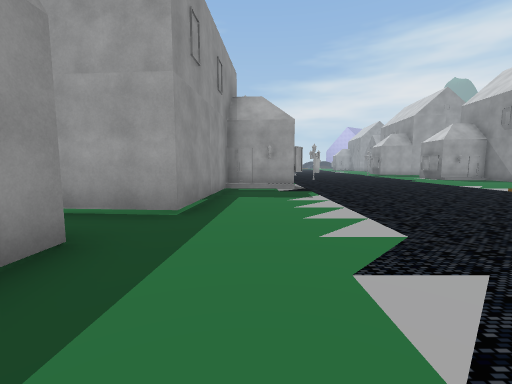
[1] (above)

23 first-person views from a walk through a Unity game level. The camera is 1.4 m above the floor, tilts 6° down and sees 90° across. The floor is counted in squares, 2 m on a side. Each view is taken from the middle of a square. On the plan, view 1 faces up. The plan holds only what a view shows up to about 9 squares ahead; the rest is blank. The place goes on beyond the plan. The player character is not drawn. Some surface patterns are stand-ins.

[2]
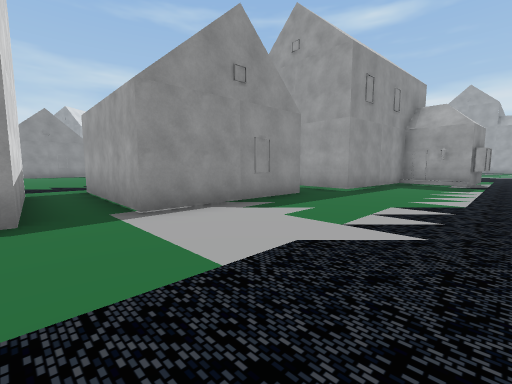

[3]
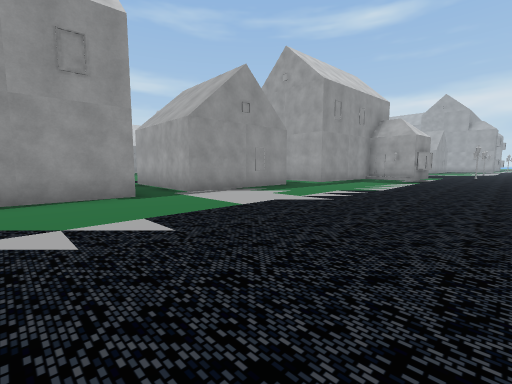

[4]
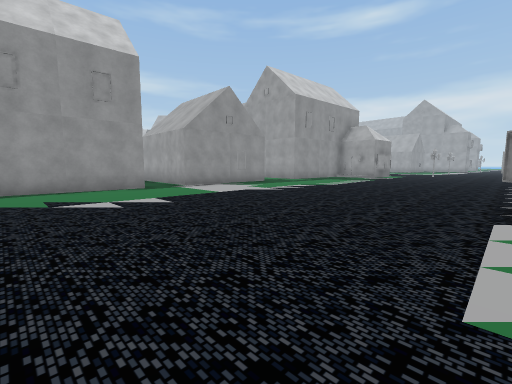

[5]
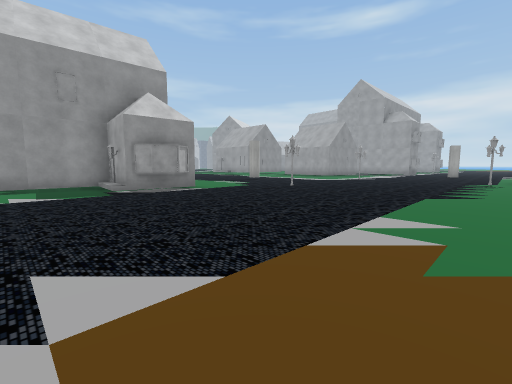

[6]
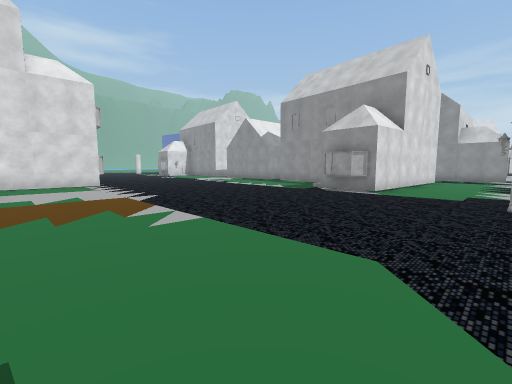

[7]
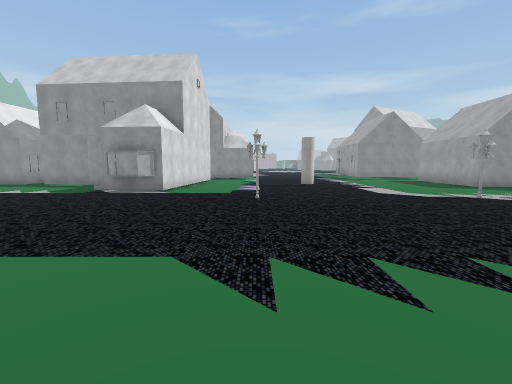

[8]
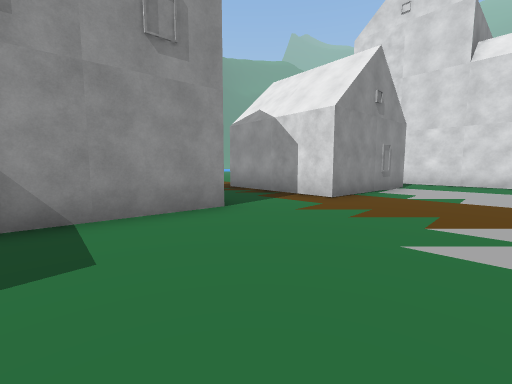

[9]
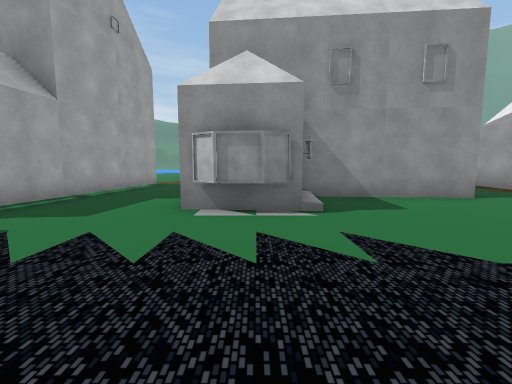

[10]
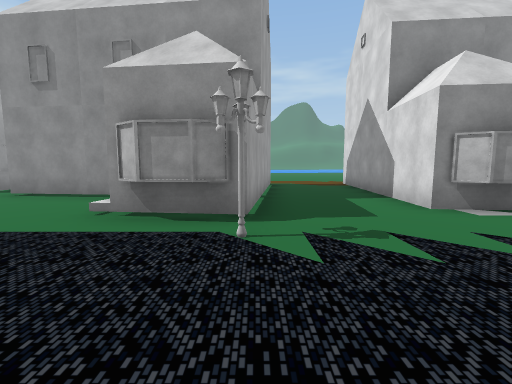

[11]
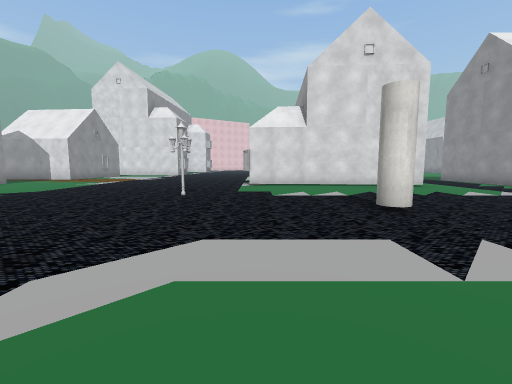

[12]
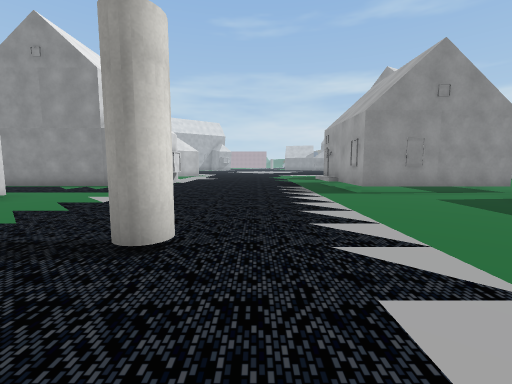

[13]
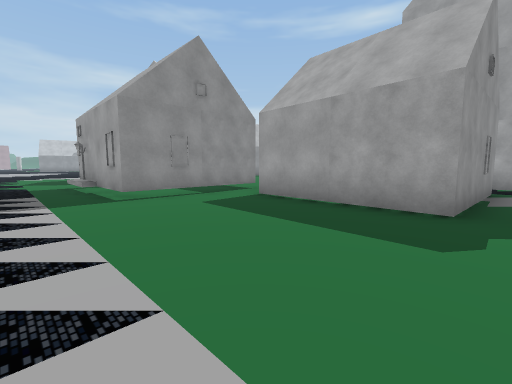

[14]
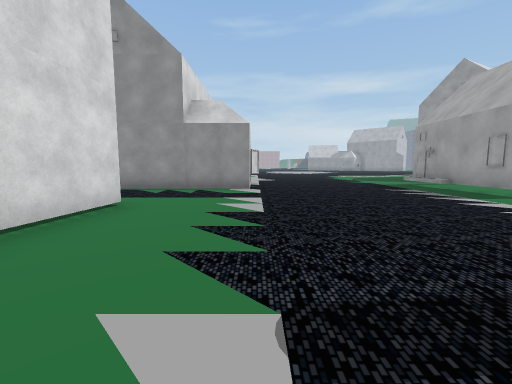

[15]
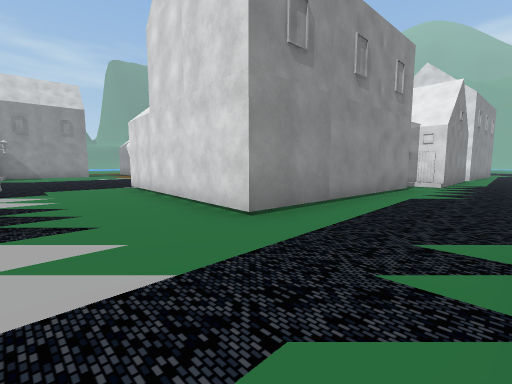

[16]
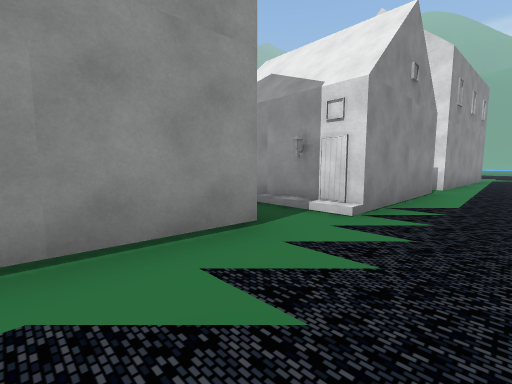

[17]
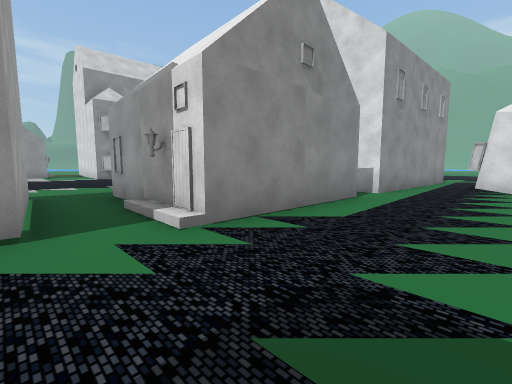

[18]
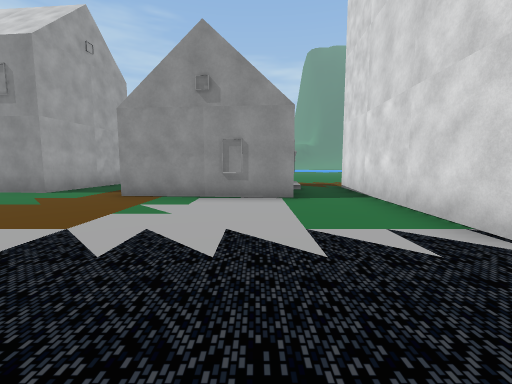

[19]
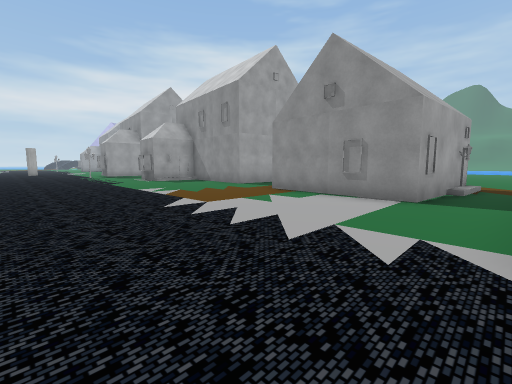

[20]
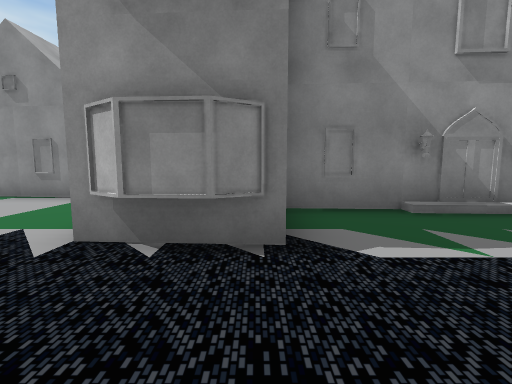

[21]
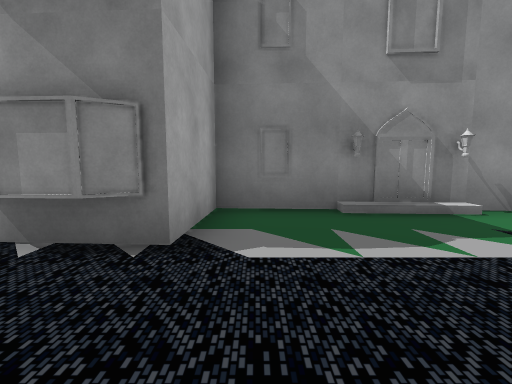

[22]
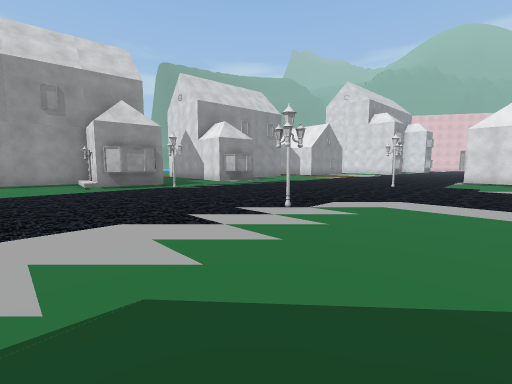

[23]
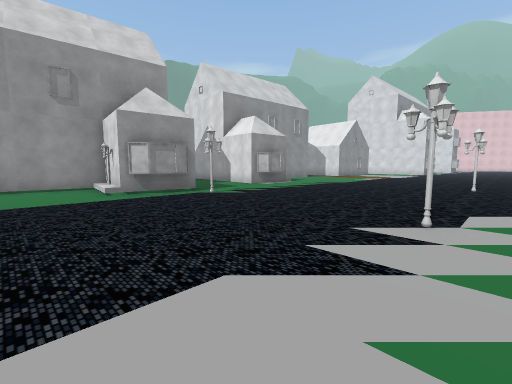

### Floor plan
Key: @ floor where view 1 was taken; # wall or solid block; . floor; / step, stairs or slope; H house; S streetlight; C cylinder.
Columns run from 8 left of view 1 to 16 right of it. Each row starts with its distance up from view 1.
 21   #.####...........#
 20   #................#
 19   #..............###
 18 ###........S....H###
 17 ...............SH######
 16 .......................
 15 .......................
 14 .......C.........#####.
 13 .................H##
 12 H..........S...../##
 11 #..................#
 10 #..................#
  9 #...######.........##
  8 #...#  # H..........##
  7 #...   #//...........
  6  ...   #..........###.
  5  ..#   #..........# ##
  4 ...#####..........#
  3 ..................#
  2 ...####...........####...
  1 ...#  #..................
  0 ...#  #.@.....H######.
 -1 ...####.......###
 -2 ................#
 -3 ...###H.........#
 -4 ...  ##.........#
 -5 #.#   #.........#
 -6  H#   #........ #

Positions as (right, up) in squares from view 1, and headings:
1: (0, 0), facing up
2: (2, -3), facing up-left
3: (4, -5), facing up-left
4: (6, -6), facing up-left
5: (8, 5), facing up-left
6: (9, 12), facing down-left
7: (9, 12), facing left
8: (7, 11), facing down-right
9: (5, 13), facing right
10: (5, 17), facing right
11: (1, 18), facing down
12: (1, 15), facing left
13: (0, 16), facing up-left
14: (0, 12), facing left
15: (-7, 12), facing down-right
16: (-7, 6), facing down-right
17: (-8, 4), facing down-right
18: (4, 3), facing right
19: (4, 1), facing up-right
20: (4, -1), facing right
21: (4, -2), facing right
22: (0, 21), facing down-right
23: (2, 21), facing down-right
